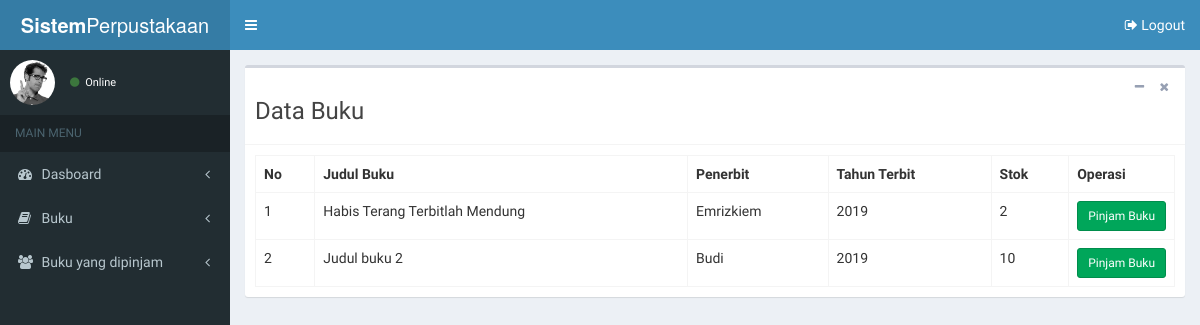
Page /index.php/anggota/buku on the committed database.
### tables this page shows
CREATE TABLE `buku` (
  `buku_id` int(11) NOT NULL,
  `judul` varchar(50) NOT NULL,
  `penerbit` varchar(50) NOT NULL,
  `tahun_terbit` char(4) NOT NULL,
  `stok` int(4) NOT NULL
);

### application/libraries/Template.php (called while the page is built)
<?php if ( ! defined('BASEPATH')) exit('No direct script access allowed');
class Template {
		var $template_data = array();
		function set($name, $value)
		{
			$this->template_data[$name] = $value;
		}
		function load($template = '', $view = '' , $view_data = array(), $return = FALSE)
		{
			$this->CI =& get_instance();
			$this->set('contents', $this->CI->load->view($view, $view_data, TRUE));
			return $this->CI->load->view($template, $this->template_data, $return);
		}
}

### application/controllers/Anggota.php (called while the page is built, shortened)
<?php
class Anggota extends CI_Controller{
	function buku()
	{
		if(isset($_POST['submit'])){
		$this->model_anggota->pinjam();
		redirect('anggota/buku');
	}
	else {
		$config['base_url'] = base_url().'index.php/buku/index/';
		$config['total_rows'] = $this->model_buku->tampilkan_data()->num_rows();
		$config['per_page'] = 5;
		$this->pagination->initialize($config);
		$data['paging'] = $this->pagination->create_links();
		$halaman = $this->uri->segment(3);
		$halaman = $halaman ==''?0:$halaman;
		$data['record'] = $this->model_buku->tampilkan_data_paging($halaman);
		$id = $this->session->userdata['username'];
		$this->db->select('nama','username');
		$this->db->where('username', $id);
		$this->db->from('anggota');
		$query = $this->db->get();
		$data['query'] = $query->result();
		$this->template->load('master_anggota','anggota/lihat_buku',$data);
	}
	}
}

### index.php (called while the page is built, shortened)
<?php
require_once BASEPATH.'core/CodeIgniter.php';

### application/models/Model_Buku.php (called while the page is built, shortened)
<?php
class Model_Buku extends CI_Model{
function tampilkan_data_paging($halaman)
{
	return $this->db->query("select * from buku limit $halaman,5");
}
}

### application/views/anggota/lihat_buku.php (the view, shortened to what this page needs)
    <section class="content">
      <div class="box">
        <div class="box-header with-border">
		<h3>Data Buku </h3>
          <div class="box-tools pull-right">
            <button type="button" class="btn btn-box-tool" data-widget="collapse" data-toggle="tooltip"
                    title="Collapse">
              <i class="fa fa-minus"></i></button>
            <button type="button" class="btn btn-box-tool" data-widget="remove" data-toggle="tooltip" title="Remove">
              <i class="fa fa-times"></i></button>
          </div>
        </div>
        <div class="box-body">
		<table class="table table-bordered">
	<tr>
		<th>No</th>
		<th>Judul Buku</th>
		<th>Penerbit</th>
		<th>Tahun Terbit</th>
		<th>Stok</th>
		<th colspan="2">Operasi</th>
	</tr>
	<?php
	$no=1+$this->uri->segment(3);
foreach ($record->result() as $r)
{
echo "<tr>
		<td>$no</td>
		<td>$r->judul</td>
		<td>$r->penerbit</td>
		<td>$r->tahun_terbit</td>
		<td>$r->stok</td>
		<td width='10'>".anchor('anggota/pinjam','Pinjam Buku',array('class'=>'btn btn-success btn-sm'))."</td>
	</tr>";
	$no++;
}
?>
</table>
        </div>
      </div>
    </section>

### rows in the picture
buku: judul "Habis Terang Terbitlah Mendung", penerbit "Emrizkiem", tahun_terbit "2019", stok "2"
buku: judul "Judul buku 2", penerbit "Budi", tahun_terbit "2019", stok "10"
